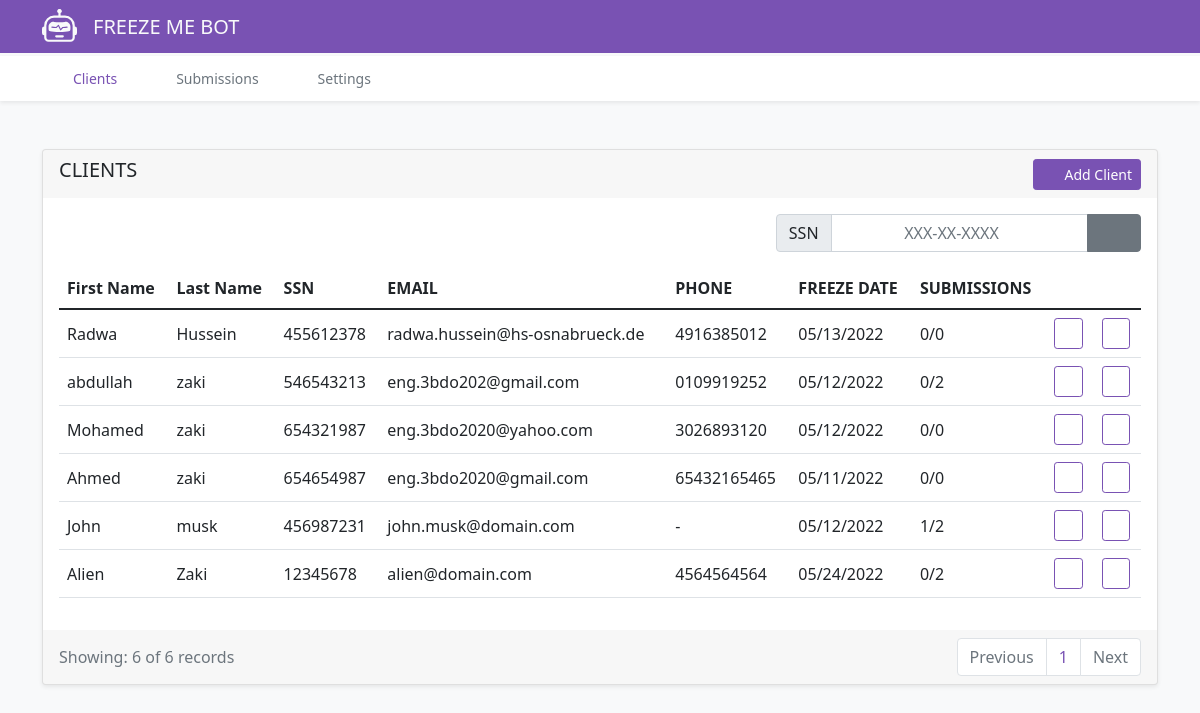
Before: / with the older database file.
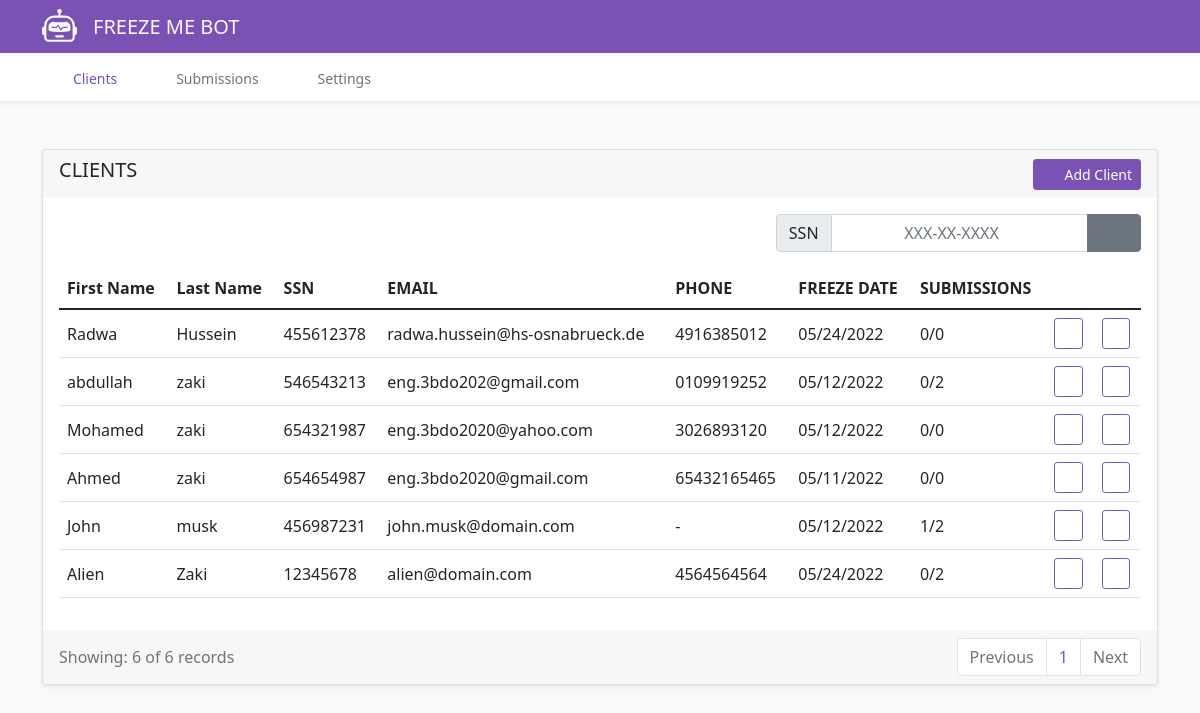
After: the same page with the newer database file.
### core/models.py (models this page shows, shortened)
class Client(models.Model):
    fname = models.CharField(max_length=255)
    mname = models.CharField(max_length=255, null=True, blank=True)
    suffix = models.CharField(max_length=255, null=True, blank=True)
    lname = models.CharField(max_length=255)
    city = models.CharField(max_length=255)
    state = models.ForeignKey(State, on_delete=models.CASCADE)
    zip = models.CharField(max_length=255)
    address_line1 = models.CharField(max_length=255)
    address_line2 = models.CharField(max_length=255, null=True, blank=True)
    phone = models.CharField(max_length=10, null=True, blank=True)
    email = models.EmailField(unique=True)
    ssn = models.CharField(max_length=9, unique=True)
    dob = models.DateField()
    freeze_date = models.DateField(null=True, blank=True, default=date.today)
    id_card = models.FileField(upload_to=upload_id, null=True, blank=True) #'uploads/ID/'
    passport = models.FileField(upload_to=upload_passport, null=True, blank=True)
    driver_license = models.FileField(upload_to=upload_driver, null=True, blank=True)
    residency = models.FileField(upload_to=upload_residencies, null=True, blank=True)
    ssn_card = models.FileField(upload_to=upload_ssn_card, null=True, blank=True)
    utility_bill = models.FileField(upload_to=upload_utility_bill, null=True, blank=True)
    created_at = models.DateTimeField(auto_now_add=True)
    updated_at = models.DateTimeField(auto_now=True)
    class Meta:
        ordering = ['-created_at']
    @property
    def succeed_submissions(self):
        return self.submission_set.filter(finished=True, succeed=True)

### core/views.py (the view)
# urls.py: path('', views.ClientListView.as_view(), name='client_list'),
class ClientListView(generic.ListView):
    model = Client
    template_name = 'clients_list.html'
    context_object_name = 'clients'
    paginate_by = 20
    def get_queryset(self):
        ssn = self.request.GET.get('q') or ''
        qs = super().get_queryset().filter(ssn__contains=ssn)
        return qs
    def get_context_data(self, **kwargs):
        context = super().get_context_data(**kwargs)
        context['total_count'] = self.get_queryset().count()
        return context

### templates/clients_list.html (shortened to what the changed rows need)
{% extends "base.html" %}
{% block content %}
    <div class="card my-5 shadow-sm">
        <div class="card-body">
            <table class="table table-hover">
                <thead>
                <tr>
                    <th scope="col">First Name</th>
                    <th scope="col">Last Name</th>
                    <th scope="col">SSN</th>
                    <th scope="col">EMAIL</th>
                    <th scope="col">PHONE</th>
                    <th scope="col">FREEZE DATE</th>
                    <th scope="col">SUBMISSIONS</th>
                </tr>
                </thead>
                <tbody>
                {% for item in clients %}
                    <tr>
                        <td scope="row" class="align-middle text-truncate">{{ item.fname }}</td>
                        <td scope="row" class="align-middle text-truncate">{{ item.lname }}</td>
                        <td scope="row" class="align-middle">{{ item.ssn }}</td>
                        <td scope="row" class="align-middle text-truncate">{{ item.email }}</td>
                        <td scope="row" class="align-middle">{{ item.phone|default:'-' }}</td>
                        <td scope="row" class="align-middle">{{ item.freeze_date|date:"m/d/Y" }}</td>
                        <td scope="row" class="align-middle">{{ item.succeed_submissions.count }}/{{ item.submission_set.count }}</td>
                        <td>
                            <a href="{% url 'update_client' item.pk %}" class="btn btn-outline-primary btn-sm"><i class="fa-solid fa-pen-to-square"></i></a>
                        </td>
                    <td>
                        <a href='{% url 'client_submissions' item.pk %}' class="btn btn-outline-primary btn-sm"><i class="fa-solid fa-list-check"></i></a>
                    </td>
                    </tr>
                {% endfor %}
                </tbody>
            </table>
        </div>
    </div>
{% endblock content %}

Changed rows visible on the page:
changed Client "Radwa": freeze_date "05/13/2022" → "05/24/2022"
